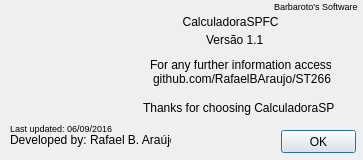
<?xml version="1.0" encoding="UTF-8"?>
<ui version="4.0">
 <class>About</class>
 <widget class="QDialog" name="About">
  <property name="geometry">
   <rect>
    <x>0</x>
    <y>0</y>
    <width>363</width>
    <height>160</height>
   </rect>
  </property>
  <property name="windowTitle">
   <string>About</string>
  </property>
  <widget class="QLabel" name="Emblem_label">
   <property name="geometry">
    <rect>
     <x>12</x>
     <y>12</y>
     <width>100</width>
     <height>100</height>
    </rect>
   </property>
   <property name="text">
    <string/>
   </property>
   <property name="pixmap">
    <pixmap resource="myresources.qrc">:/MyImages/saopaulo.png</pixmap>
   </property>
  </widget>
  <widget class="QLabel" name="Text_label">
   <property name="geometry">
    <rect>
     <x>146</x>
     <y>15</y>
     <width>151</width>
     <height>16</height>
    </rect>
   </property>
   <property name="font">
    <font>
     <pointsize>9</pointsize>
    </font>
   </property>
   <property name="text">
    <string>           CalculadoraSPFC</string>
   </property>
   <property name="textFormat">
    <enum>Qt::PlainText</enum>
   </property>
   <property name="alignment">
    <set>Qt::AlignLeading|Qt::AlignLeft|Qt::AlignTop</set>
   </property>
  </widget>
  <widget class="QLabel" name="label">
   <property name="geometry">
    <rect>
     <x>206</x>
     <y>32</y>
     <width>61</width>
     <height>16</height>
    </rect>
   </property>
   <property name="text">
    <string>Versão 1.1</string>
   </property>
  </widget>
  <widget class="QLabel" name="label_2">
   <property name="geometry">
    <rect>
     <x>10</x>
     <y>132</y>
     <width>161</width>
     <height>16</height>
    </rect>
   </property>
   <property name="text">
    <string>Developed by: Rafael B. Araújo</string>
   </property>
  </widget>
  <widget class="QLabel" name="label_3">
   <property name="geometry">
    <rect>
     <x>150</x>
     <y>57</y>
     <width>181</width>
     <height>16</height>
    </rect>
   </property>
   <property name="text">
    <string>For any further information access:</string>
   </property>
  </widget>
  <widget class="QLabel" name="label_4">
   <property name="geometry">
    <rect>
     <x>153</x>
     <y>71</y>
     <width>181</width>
     <height>16</height>
    </rect>
   </property>
   <property name="text">
    <string>github.com/RafaelBAraujo/ST266</string>
   </property>
  </widget>
  <widget class="QLabel" name="label_5">
   <property name="geometry">
    <rect>
     <x>10</x>
     <y>120</y>
     <width>111</width>
     <height>16</height>
    </rect>
   </property>
   <property name="font">
    <font>
     <pointsize>7</pointsize>
    </font>
   </property>
   <property name="text">
    <string>Last updated: 06/09/2016</string>
   </property>
  </widget>
  <widget class="QLabel" name="label_6">
   <property name="geometry">
    <rect>
     <x>143</x>
     <y>100</y>
     <width>191</width>
     <height>16</height>
    </rect>
   </property>
   <property name="text">
    <string>Thanks for choosing CalculadoraSPFC!</string>
   </property>
  </widget>
  <widget class="QLabel" name="label_7">
   <property name="geometry">
    <rect>
     <x>274</x>
     <y>-2</y>
     <width>91</width>
     <height>16</height>
    </rect>
   </property>
   <property name="font">
    <font>
     <pointsize>7</pointsize>
    </font>
   </property>
   <property name="text">
    <string>Barbaroto's Software</string>
   </property>
  </widget>
  <widget class="QPushButton" name="pushButton">
   <property name="geometry">
    <rect>
     <x>281</x>
     <y>130</y>
     <width>75</width>
     <height>23</height>
    </rect>
   </property>
   <property name="text">
    <string>OK</string>
   </property>
  </widget>
 </widget>
 <resources>
  <include location="myresources.qrc"/>
 </resources>
 <connections>
  <connection>
   <sender>pushButton</sender>
   <signal>clicked()</signal>
   <receiver>About</receiver>
   <slot>close()</slot>
   <hints>
    <hint type="sourcelabel">
     <x>337</x>
     <y>144</y>
    </hint>
    <hint type="destinationlabel">
     <x>332</x>
     <y>169</y>
    </hint>
   </hints>
  </connection>
 </connections>
</ui>
